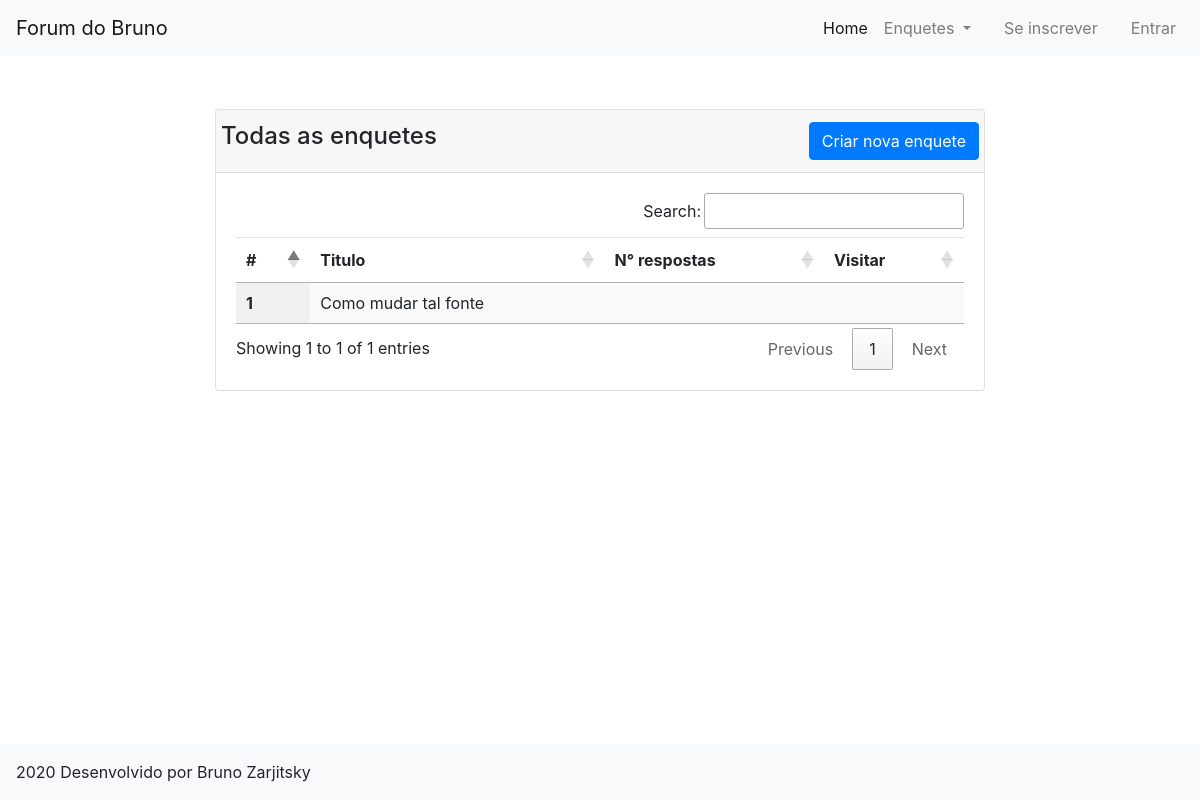
Page /enquetes/ on the earlier database version.
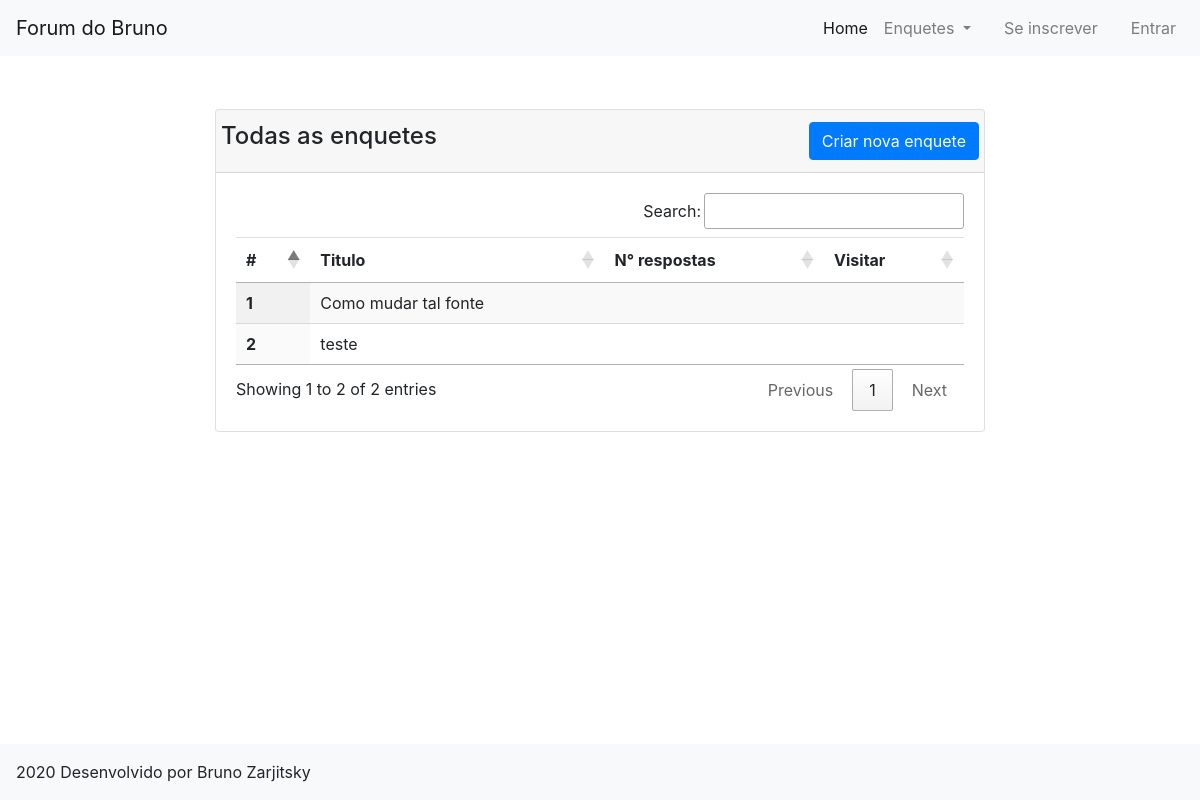
Same page on the later database version.
### siteForum/models.py (models this page shows, shortened)
class enquete(models.Model):
    titulo = models.CharField(max_length=200)
    descricao = models.TextField(default="")
    tipo = models.ManyToManyField(tipo, blank=True)
    class Meta:
        verbose_name = "Enquete"
        verbose_name_plural = "Enquetes"

### siteForum/views.py (the view)
# urls.py: path("enquetes/", views.Enquetes, name = "Enquetes"),
def Enquetes(request):
    enquetesLista = enquete.objects.all()
    return render(request, "enquetes.html", {"background": "background"+str(randint(1,3))+".jpg",
                                            "enquetesLista": enquetesLista})

### templates/enquetes.html
{% extends "base_page.html"%}
{% load static%}
{% block content %}
<div class = "row justify-content-center" style="padding-top: 5%;">
    <div class = "col-md-2"></div>
    <div class = "col-md-8">
        <div class = "card">
            <div class = "card-header">
                <div class = "row">
                    <h4>Todas as enquetes</h4>
                    <div class = "ml-auto">
                        <a href = "#" type="button" class="btn btn-primary">Criar nova enquete</a>
                    </div>
                </div>
            </div>
            <div class="card-body">
                <div class = "row">
                    <div class = "col-md-12">
                    <table class="table table-hover display" style="width: 100%;" id = "enquetes">
                        <thead>
                            <tr>
                                <th scope="col">#</th>
                                <th scope="col">Titulo</th>
                                <th scope="col">N° respostas</th>
                                <th scope="col">Visitar</th>
                            </tr>
                        </thead>
                        <tbody>
                            {% for autos in enquetesLista %}
                            <tr>
                                <th scope="row">{{autos.id}}</th>
                                <td>{{autos.titulo}}</td>
                                <td>{{autos.nmr}}</td>
                                <td><a href = "{% url 'EnqueteDetalhe' id=autos.id %}"><i class="fas fa-directions"></i></a></td>
                            </tr>
                            {% endfor %}
                        </tbody>
                    </table>
                    </div>
                </div>
            </div>
        </div>
    </div>
    <div class = "col-md-2">
    </div>
</div>
{% endblock %}

Differences in the rows shown:
added enquete: id "2", titulo "teste"
Other differences:
text written by a page script: "Search: Showing 1 to 1 of 1 entries Previous 1 Next" → "Search: Showing 1 to 2 of 2 entries Previous 1 Next"
